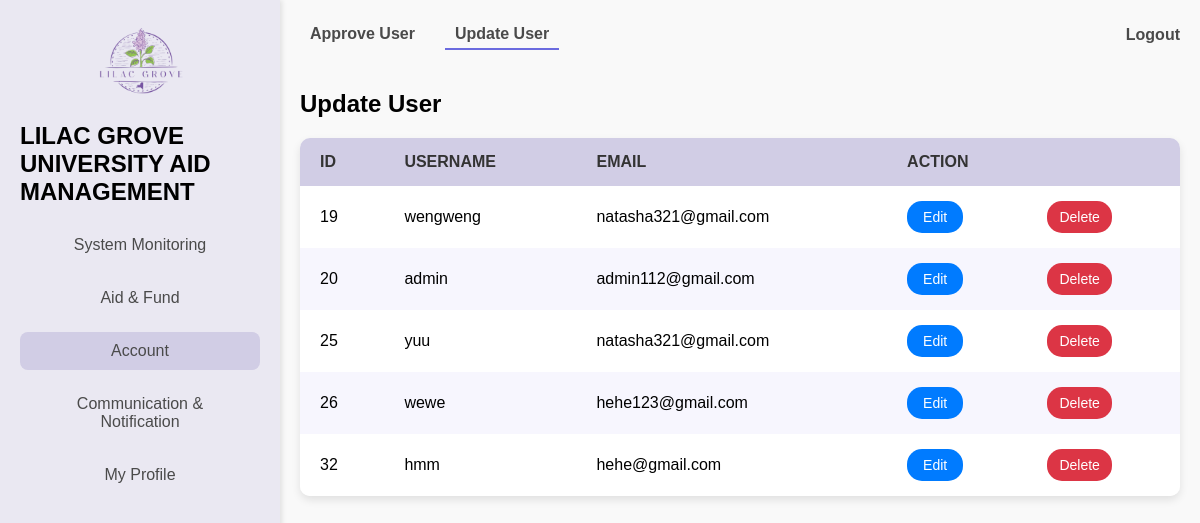
Page /profile/?tab=update_user (signed in) on the earlier database version.
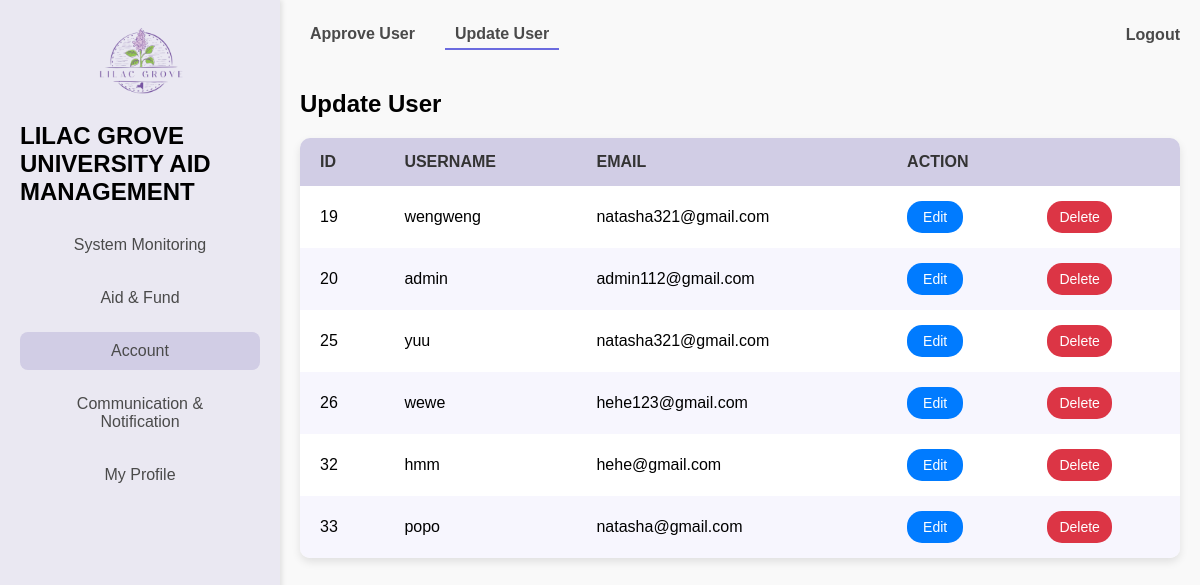
Same page on the later database version.
### users/models.py (models this page shows, shortened)
class Account(AbstractUser):
    ROLE_LIST = [
        ('student', 'Student'),
        ('officer', 'Aid Officer'),
        ('funder', 'Funder'),
        ('administrator', 'Administrator'),
    ]
    role = models.CharField(max_length=13, choices=ROLE_LIST)
    study_program = models.CharField(max_length=100, blank=True, null=True)  # only for Students
    years_of_study = models.IntegerField(blank=True, null=True)
    gpa = models.FloatField(blank=True, null=True)
    organization_name = models.CharField(max_length=255, blank=True, null=True)
    is_approved = models.BooleanField(default=False)
    phone_number = models.CharField(max_length=15, blank=True, null=True)
    created_at = models.DateTimeField(default=now)
    updated_at = models.DateTimeField(auto_now=True)
    class Meta:
        db_table = 'users_masterlist'

### users/views.py (the view)
# urls.py: path('profile/', views.dashboard, name = 'dashboard'),
@login_required
def dashboard(request):
    role_dashboard_map = {
        'administrator': admin_dashboard,
        'student': student_dashboard,
        'officer': officer_dashboard,
        'funder': funder_dashboard,
    }
    user_role = request.user.role
    if user_role in role_dashboard_map:
        return role_dashboard_map[user_role](request)
    else:
        messages.error(request, "Your role is not recognized. Please contact support.")
        return redirect('home')  # Redirect to a safe fallback page

### users/views.py (called while the page is built)
def role_required(role_name):
    def decorator(view_func):
        def wrapper(request, *args, **kwargs):
            if request.user.role != role_name:
                raise PermissionDenied("You do not have permission to access this page.")
            return view_func(request, *args, **kwargs)
        return wrapper
    return decorator

def get_navbar_content(user_role, active_menu):
    return NAVBAR_CONTENT.get(user_role, {}).get(active_menu, [])

def get_feedback_list(user):
    feedback_entries = Feedback.objects.filter(
        Q(sender=user) | Q(receiver=user)
    ).order_by('-created_at')
    return [
        {'feedback': feedback, 'type': 'Sent' if feedback.sender == user else 'Received'}
        for feedback in feedback_entries
    ]

def get_notifications_list(user):
    return Notification.objects.filter(user=user).order_by('-created_at')

### users/templates/dashboards/admin_dashboard.html (shortened to what this page needs)
{% extends "dashboards/dashboard.html" %}
{% load static %}
{% block menu %}
    <a href="{% url 'dashboard' %}?tab=system_log" class="menu-item {% if active_menu == 'system_settings' %}active{% endif %}">
        System Monitoring
    </a>
    <a href="{% url 'dashboard' %}?tab=approve_requests" class="menu-item {% if active_menu == 'fund_proposal' %}active{% endif %}">
        Aid &amp; Fund
    </a>
    <a href="{% url 'dashboard' %}?tab=pending_users" class="menu-item {% if active_menu == 'account' %}active{% endif %}">
        Account
    </a>
    <a href="{% url 'dashboard' %}?tab=notification" class="menu-item {% if active_menu == 'communication' %}active{% endif %}">
        Communication &amp; <br>
        Notification
    </a>
    <a href="{% url 'dashboard' %}?tab=my_profile" class="menu-item {% if active_menu == 'profile' %}active{% endif %}">
        My Profile
    </a>
{% endblock menu %}
{% block dashboard %}
    {% if active_tab == 'pending_users' %}
    <link rel="stylesheet" href="{% static 'css/pending_users.css' %}">
        <h2>Approve Users</h2>
        <table>
            <thead>
                <tr>
                    <th>ID</th>
                    <th>Username</th>
                    <th>Email</th>
                    <th colspan='2'>Action</th>
                </tr>
            </thead>
            <tbody>
                {% for user in pending_users %}
                <tr>
                    <td>{{ user.id }}</td>
                    <td>{{ user.username }}</td>
                    <td>{{ user.email }}</td>
                    <td>
                        <form action="{% url 'approve_user' user.id %}" method="post" style="display: inline;">
                            {% csrf_token %}
                            <button type="submit" class="btn btn-success">Approve</button>
                        </form>
                    </td>
                    <td>
                        <form action="{% url 'reject_user' user.id %}" method="post" style="display: inline;" onsubmit="return confirm('Are you sure you want to reject this user?');">
                            {% csrf_token %}
                            <button type="submit" class="btn btn-danger">Reject</button>
                        </form>
                    </td>
                </tr>
                {% empty %}
                <tr>
                    <td colspan="5">No pending users to approve.</td>
                </tr>
                {% endfor %}
            </tbody>
        </table>
    {% elif active_tab == 'update_user' %}
        <link rel="stylesheet" href="{% static 'css/update_user.css' %}">
        <h2>Update User</h2>
        <table>
            <thead>
                <tr>
                    <th>ID</th>
                    <th>Username</th>
                    <th>Email</th>
                    <th colspan='2'>Action</th>
                </tr>
            </thead>
            <tbody>
                {% for user in users %}
                <tr>
                    <td>{{ user.id }}</td>
                    <td>{{ user.username }}</td>
                    <td>{{ user.email }}</td>
                    <td>
                        <button class="btn btn-primary edit-btn" data-user-id="{{ user.id }}" data-bs-toggle="modal" data-bs-target="#editUserModal">
                            Edit
                        </button>
                    </td>
                    <td>
                        <form action="{% url 'reject_user' user.id %}" method="post" style="display: inline;" onsubmit="return confirm('Are you sure you want to delete this user?');">
                            <button type="submit" class="btn btn-danger">Delete</button>
                        </form>
                    </td>
                </tr>
                {% empty %}
                <tr>
                    <td colspan="5">There are no registered user</td>
                </tr>
                {% endfor %}
            </tbody>
        </table>
    {% elif active_tab == 'system_log' %}
        {% include "systemlogs/system_log.html" %}
    {% endif %}
    {% include 'others/profilemodal.html' %}
{% endblock dashboard %}

Differences in the rows shown:
added Account: id "33", username "popo", email "natasha@gmail.com"
